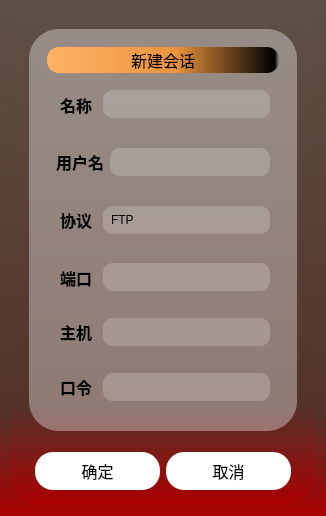
<?xml version="1.0" encoding="UTF-8"?>
<ui version="4.0">
 <class>Form</class>
 <widget class="QWidget" name="Form">
  <property name="geometry">
   <rect>
    <x>0</x>
    <y>0</y>
    <width>326</width>
    <height>516</height>
   </rect>
  </property>
  <property name="windowTitle">
   <string>Form</string>
  </property>
  <property name="styleSheet">
   <string notr="true">background-color:qlineargradient(x1:0, y1:1, x0:0, y0:1,stop:0 rgb(170, 0, 0),stop:0.2 rgb(83, 50, 41) ,stop:1 rgb(94, 80, 69));
border-radius:30px;
</string>
  </property>
  <layout class="QHBoxLayout" name="horizontalLayout" stretch="1">
   <property name="spacing">
    <number>9</number>
   </property>
   <item>
    <widget class="QFrame" name="frame">
     <property name="frameShape">
      <enum>QFrame::StyledPanel</enum>
     </property>
     <property name="frameShadow">
      <enum>QFrame::Raised</enum>
     </property>
     <layout class="QVBoxLayout" name="verticalLayout" stretch="10,1">
      <item>
       <widget class="QFrame" name="frame_2">
        <property name="styleSheet">
         <string notr="true">background:transparent;
background-image: url(:/newPrefix/99737800_p0.jpg);
</string>
        </property>
        <property name="frameShape">
         <enum>QFrame::StyledPanel</enum>
        </property>
        <property name="frameShadow">
         <enum>QFrame::Raised</enum>
        </property>
        <layout class="QHBoxLayout" name="horizontalLayout_3" stretch="3">
         <item>
          <widget class="QFrame" name="frame_6">
           <property name="styleSheet">
            <string notr="true">background:rgba(255, 255, 255,90)</string>
           </property>
           <property name="frameShape">
            <enum>QFrame::StyledPanel</enum>
           </property>
           <property name="frameShadow">
            <enum>QFrame::Raised</enum>
           </property>
           <layout class="QHBoxLayout" name="horizontalLayout_4">
            <item>
             <widget class="QFrame" name="frame_7">
              <property name="styleSheet">
               <string notr="true">background:transparent</string>
              </property>
              <property name="frameShape">
               <enum>QFrame::StyledPanel</enum>
              </property>
              <property name="frameShadow">
               <enum>QFrame::Raised</enum>
              </property>
              <layout class="QVBoxLayout" name="verticalLayout_3" stretch="1,2,2,2,2,0,2">
               <item>
                <widget class="QLabel" name="label">
                 <property name="font">
                  <font>
                   <family>黑体</family>
                   <pointsize>12</pointsize>
                  </font>
                 </property>
                 <property name="mouseTracking">
                  <bool>true</bool>
                 </property>
                 <property name="autoFillBackground">
                  <bool>false</bool>
                 </property>
                 <property name="styleSheet">
                  <string notr="true">background:qlineargradient(spread:pad, x1:0, y1:0, x2:1, y2:0, stop:0 rgba(255, 178, 102, 255), stop:0.55 rgba(235, 148, 61, 255), stop:0.98 rgba(0, 0, 0, 255), stop:1 rgba(0, 0, 0, 0));
border-radius:12px</string>
                 </property>
                 <property name="frameShadow">
                  <enum>QFrame::Raised</enum>
                 </property>
                 <property name="text">
                  <string>新建会话</string>
                 </property>
                 <property name="textFormat">
                  <enum>Qt::AutoText</enum>
                 </property>
                 <property name="alignment">
                  <set>Qt::AlignCenter</set>
                 </property>
                 <property name="textInteractionFlags">
                  <set>Qt::LinksAccessibleByMouse</set>
                 </property>
                </widget>
               </item>
               <item>
                <widget class="QFrame" name="frame_8">
                 <property name="frameShape">
                  <enum>QFrame::StyledPanel</enum>
                 </property>
                 <property name="frameShadow">
                  <enum>QFrame::Raised</enum>
                 </property>
                 <layout class="QHBoxLayout" name="horizontalLayout_5">
                  <item>
                   <widget class="QLabel" name="label_2">
                    <property name="font">
                     <font>
                      <family>黑体</family>
                      <pointsize>12</pointsize>
                      <weight>75</weight>
                      <bold>true</bold>
                     </font>
                    </property>
                    <property name="text">
                     <string> 名称 </string>
                    </property>
                   </widget>
                  </item>
                  <item>
                   <widget class="QLineEdit" name="Name">
                    <property name="styleSheet">
                     <string notr="true">background:rgba(255,255,255,50);
padding:6px;
border-radius:10px</string>
                    </property>
                   </widget>
                  </item>
                 </layout>
                </widget>
               </item>
               <item>
                <widget class="QFrame" name="frame_12">
                 <property name="frameShape">
                  <enum>QFrame::StyledPanel</enum>
                 </property>
                 <property name="frameShadow">
                  <enum>QFrame::Raised</enum>
                 </property>
                 <layout class="QHBoxLayout" name="horizontalLayout_9">
                  <item>
                   <widget class="QLabel" name="label_6">
                    <property name="font">
                     <font>
                      <family>黑体</family>
                      <pointsize>12</pointsize>
                      <weight>75</weight>
                      <bold>true</bold>
                     </font>
                    </property>
                    <property name="text">
                     <string>用户名</string>
                    </property>
                   </widget>
                  </item>
                  <item>
                   <widget class="QLineEdit" name="User">
                    <property name="styleSheet">
                     <string notr="true">background:rgba(255,255,255,50);
padding:6px;
border-radius:10px</string>
                    </property>
                   </widget>
                  </item>
                 </layout>
                </widget>
               </item>
               <item>
                <widget class="QFrame" name="frame_10">
                 <property name="frameShape">
                  <enum>QFrame::StyledPanel</enum>
                 </property>
                 <property name="frameShadow">
                  <enum>QFrame::Raised</enum>
                 </property>
                 <layout class="QHBoxLayout" name="horizontalLayout_7">
                  <item>
                   <widget class="QLabel" name="label_4">
                    <property name="font">
                     <font>
                      <family>黑体</family>
                      <pointsize>12</pointsize>
                      <weight>75</weight>
                      <bold>true</bold>
                     </font>
                    </property>
                    <property name="text">
                     <string> 协议 </string>
                    </property>
                   </widget>
                  </item>
                  <item>
                   <widget class="QLineEdit" name="Protocal">
                    <property name="enabled">
                     <bool>true</bool>
                    </property>
                    <property name="styleSheet">
                     <string notr="true">background:rgba(255,255,255,50);
padding:6px;
border-radius:10px</string>
                    </property>
                    <property name="text">
                     <string>FTP</string>
                    </property>
                    <property name="readOnly">
                     <bool>true</bool>
                    </property>
                   </widget>
                  </item>
                 </layout>
                </widget>
               </item>
               <item>
                <widget class="QFrame" name="frame_11">
                 <property name="frameShape">
                  <enum>QFrame::StyledPanel</enum>
                 </property>
                 <property name="frameShadow">
                  <enum>QFrame::Raised</enum>
                 </property>
                 <layout class="QHBoxLayout" name="horizontalLayout_8" stretch="2,30">
                  <item>
                   <widget class="QLabel" name="label_5">
                    <property name="font">
                     <font>
                      <family>黑体</family>
                      <pointsize>12</pointsize>
                      <weight>75</weight>
                      <bold>true</bold>
                     </font>
                    </property>
                    <property name="text">
                     <string> 端口 </string>
                    </property>
                   </widget>
                  </item>
                  <item>
                   <widget class="QLineEdit" name="Port">
                    <property name="styleSheet">
                     <string notr="true">background:rgba(255,255,255,50);
padding:6px;
border-radius:10px</string>
                    </property>
                   </widget>
                  </item>
                 </layout>
                </widget>
               </item>
               <item>
                <widget class="QFrame" name="frame_13">
                 <property name="frameShape">
                  <enum>QFrame::StyledPanel</enum>
                 </property>
                 <property name="frameShadow">
                  <enum>QFrame::Raised</enum>
                 </property>
                 <layout class="QHBoxLayout" name="horizontalLayout_11">
                  <item>
                   <widget class="QLabel" name="label_8">
                    <property name="font">
                     <font>
                      <family>黑体</family>
                      <pointsize>12</pointsize>
                      <weight>75</weight>
                      <bold>true</bold>
                     </font>
                    </property>
                    <property name="text">
                     <string> 主机 </string>
                    </property>
                   </widget>
                  </item>
                  <item>
                   <widget class="QLineEdit" name="Host_2">
                    <property name="styleSheet">
                     <string notr="true">background:rgba(255,255,255,50);
padding:6px;
border-radius:10px</string>
                    </property>
                   </widget>
                  </item>
                 </layout>
                </widget>
               </item>
               <item>
                <widget class="QFrame" name="frame_9">
                 <property name="frameShape">
                  <enum>QFrame::StyledPanel</enum>
                 </property>
                 <property name="frameShadow">
                  <enum>QFrame::Raised</enum>
                 </property>
                 <layout class="QHBoxLayout" name="horizontalLayout_6">
                  <item>
                   <widget class="QLabel" name="label_3">
                    <property name="font">
                     <font>
                      <family>黑体</family>
                      <pointsize>12</pointsize>
                      <weight>75</weight>
                      <bold>true</bold>
                     </font>
                    </property>
                    <property name="text">
                     <string> 口令 </string>
                    </property>
                   </widget>
                  </item>
                  <item>
                   <widget class="QLineEdit" name="Host">
                    <property name="styleSheet">
                     <string notr="true">background:rgba(255,255,255,50);
padding:6px;
border-radius:10px</string>
                    </property>
                   </widget>
                  </item>
                 </layout>
                </widget>
               </item>
              </layout>
             </widget>
            </item>
           </layout>
          </widget>
         </item>
        </layout>
       </widget>
      </item>
      <item>
       <widget class="QFrame" name="frame_3">
        <property name="sizePolicy">
         <sizepolicy hsizetype="Preferred" vsizetype="Preferred">
          <horstretch>0</horstretch>
          <verstretch>0</verstretch>
         </sizepolicy>
        </property>
        <property name="minimumSize">
         <size>
          <width>50</width>
          <height>50</height>
         </size>
        </property>
        <property name="styleSheet">
         <string notr="true">border-radius:0;
background:transparent;
</string>
        </property>
        <property name="frameShape">
         <enum>QFrame::StyledPanel</enum>
        </property>
        <property name="frameShadow">
         <enum>QFrame::Raised</enum>
        </property>
        <layout class="QHBoxLayout" name="horizontalLayout_2">
         <property name="spacing">
          <number>6</number>
         </property>
         <property name="leftMargin">
          <number>15</number>
         </property>
         <property name="topMargin">
          <number>6</number>
         </property>
         <property name="rightMargin">
          <number>15</number>
         </property>
         <property name="bottomMargin">
          <number>6</number>
         </property>
         <item>
          <widget class="QPushButton" name="Confirm">
           <property name="sizePolicy">
            <sizepolicy hsizetype="Minimum" vsizetype="Minimum">
             <horstretch>0</horstretch>
             <verstretch>0</verstretch>
            </sizepolicy>
           </property>
           <property name="font">
            <font>
             <family>黑体</family>
             <pointsize>12</pointsize>
            </font>
           </property>
           <property name="styleSheet">
            <string notr="true">border-radius:18px;
background:rgba(255, 255, 255);
</string>
           </property>
           <property name="text">
            <string>确定</string>
           </property>
           <property name="flat">
            <bool>false</bool>
           </property>
          </widget>
         </item>
         <item>
          <widget class="QPushButton" name="Cancel">
           <property name="sizePolicy">
            <sizepolicy hsizetype="Minimum" vsizetype="Minimum">
             <horstretch>0</horstretch>
             <verstretch>0</verstretch>
            </sizepolicy>
           </property>
           <property name="font">
            <font>
             <family>黑体</family>
             <pointsize>12</pointsize>
            </font>
           </property>
           <property name="styleSheet">
            <string notr="true">background:rgb(255, 255, 255);
border-radius:18px</string>
           </property>
           <property name="text">
            <string>取消</string>
           </property>
           <property name="flat">
            <bool>true</bool>
           </property>
          </widget>
         </item>
        </layout>
       </widget>
      </item>
     </layout>
    </widget>
   </item>
  </layout>
 </widget>
 <resources>
  <include location="../../WHU_FTP-main/WHU_FTP-main/STATUS/resources/resources.qrc"/>
 </resources>
 <connections/>
</ui>
